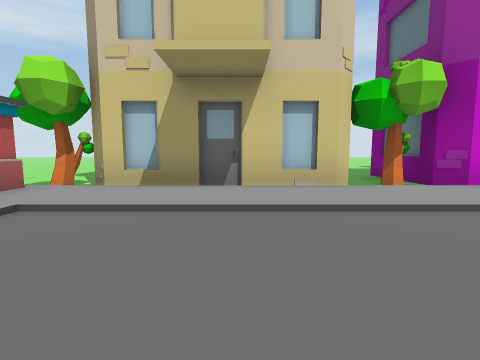
View 1 (above)

18 first-person views from a walk through a Unity game level. The camera is 1.2 m above the floor, tilts 6° down and sees 85° across. The floor is counted in squares, 2 m on a side. Each view is taken from the middle of a square. On the plan, view 1 faces up. The plan holds only what a view shows up to about 9 squares ahead; the rest is blank. The place goes on beyond the plan. The player is left out.

View 2
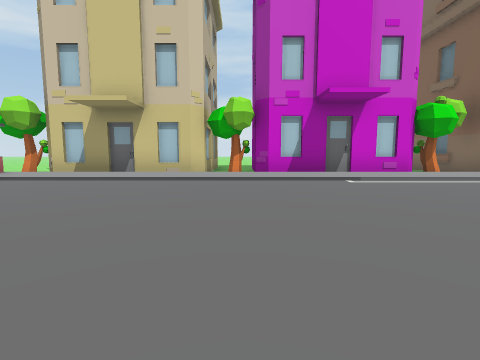

View 3
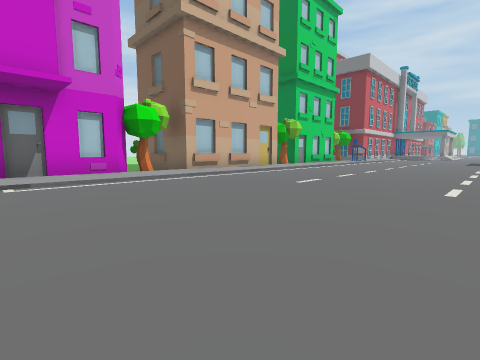

View 4
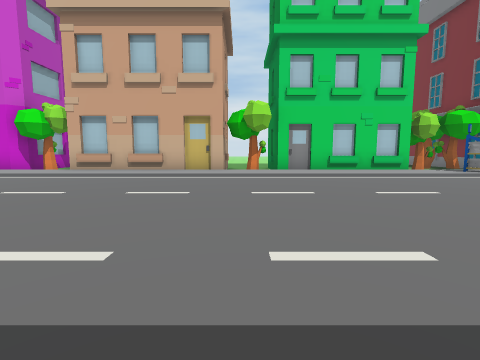

View 5
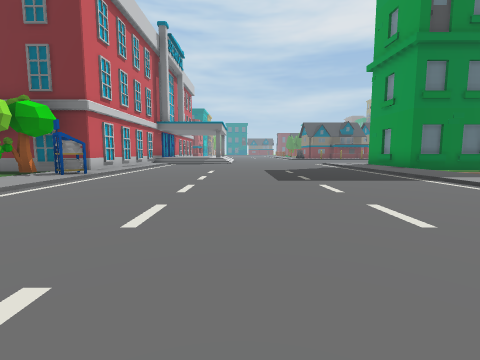

View 6
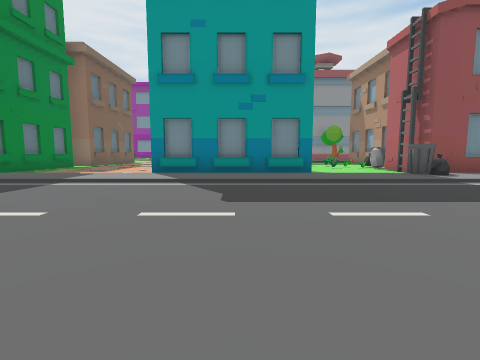

View 7
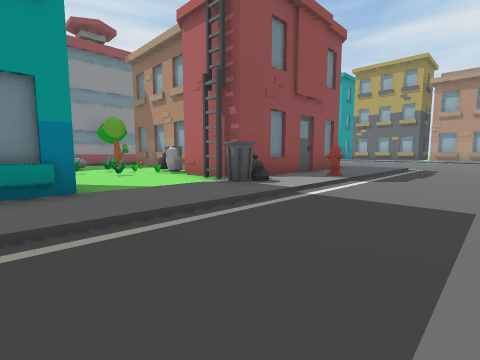

View 8
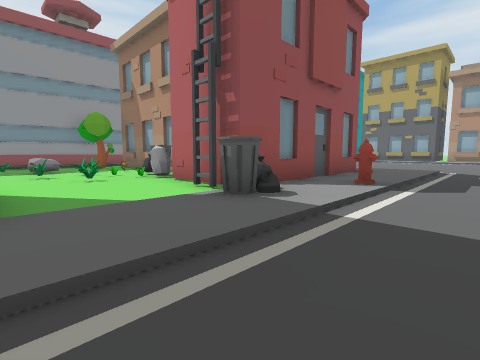

View 9
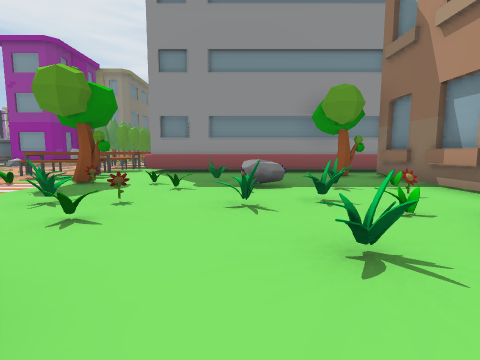

View 10
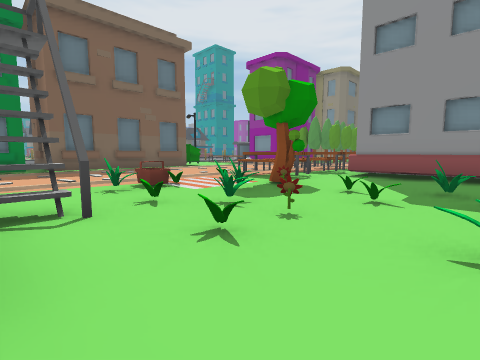

View 11
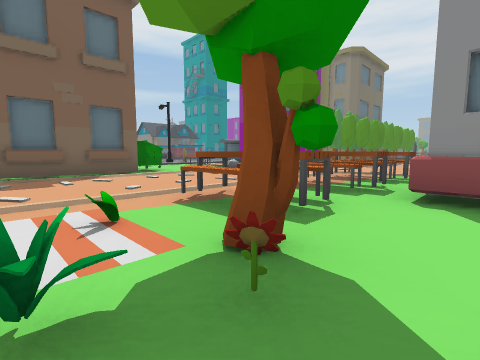

View 12
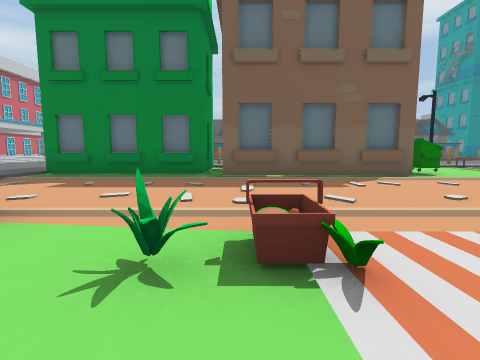

View 13
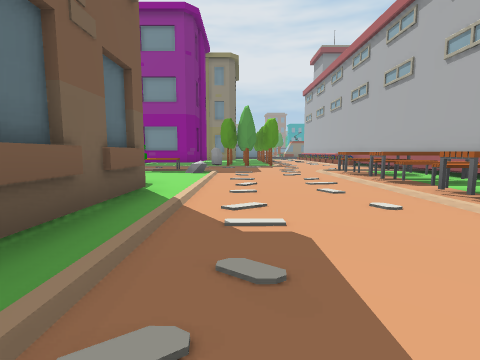

View 14
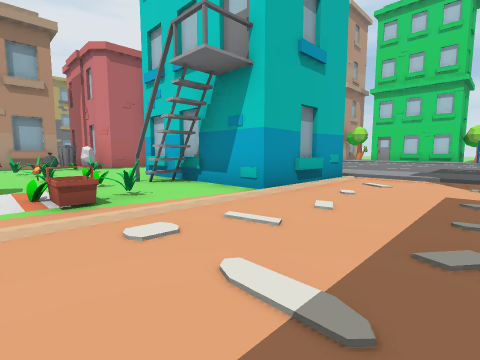

View 15
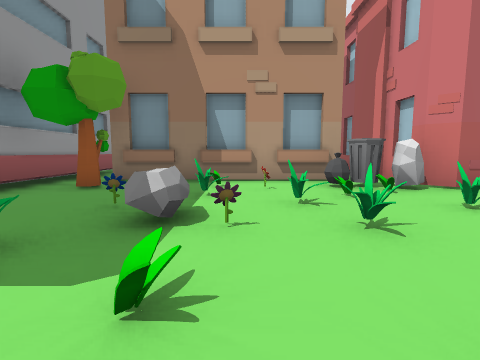

View 16
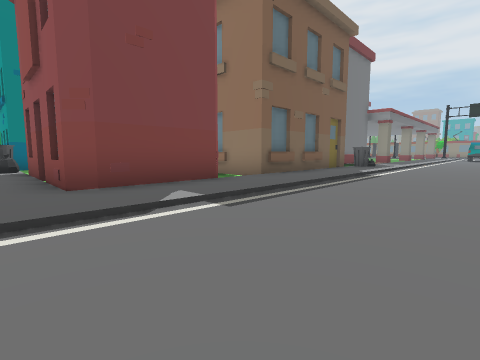

View 17
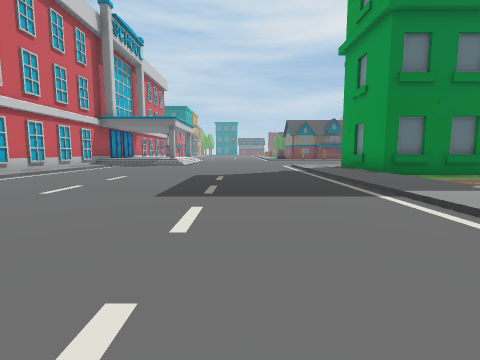

View 18
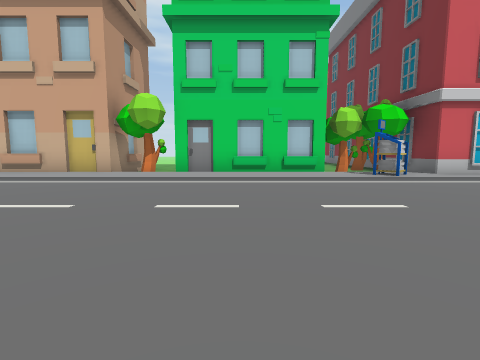

### Floor plan
Key: @ floor where view 1 was taken; # wall or solid block; . main floor; : floor 0.25 m higher than the main floor; - floor 0.25 m lower than the main floor; / step, stairs or slope; B building; T tree; I bin; H hydrant; R rock; F flower; U rug; E bench; A basket; O other object.
Columns run from 6 left of view 1 to 26 right of it. Each row starts with its distance up from view 1.
  8 --
  7 ---      -#
  6  ---    B-#   B B   # B     T#
  5    T#####T#####T## ## T####TT#
  4    /////////////B#B#B////////####
  3    :::::::::::::::::::::::::O::::
  2   B .............................
  1   B  ............................
  0   B   @..........................
 -1   B    ..........................
 -2         .........................
 -3          . ......................
 -4           .......................
 -5           .......................
 -6          ...::::H:I::::::::::::::
 -7          ...::####///#BB##////###
 -8          ...:##   B..    #....#
 -9          ...:##  ##..   ##....B
-10          ...::####R...BB#B....B
-11          ...:B###IOO.O.O......##
-12          ...:B  #.OOOFO.OA....##
-13          ...:B  #OFOFO.OO.....#
-14          ...:#  #..FROTUFO....B
-15          ...:B  #B..O...EE....#
-16           ..:   #T......EE....#B
-17           ..  ##########E.....I.
-18                        #EE.......
-19                        #EE.......
-20                        #OO...RO
-21                        # .....

Positions as (right, up) in squares from view 1, and headings:
1: (0, 0), facing up
2: (3, -3), facing up
3: (5, -3), facing up-right
4: (15, -4), facing up
5: (15, -1), facing right
6: (17, 0), facing down
7: (16, -3), facing down-left
8: (15, -4), facing down-left
9: (14, -9), facing down
10: (14, -10), facing down-right
11: (16, -13), facing down-right
12: (17, -12), facing right
13: (22, -12), facing down
14: (22, -13), facing up-left
15: (16, -13), facing left
16: (3, -6), facing down-right
17: (17, -3), facing right
18: (18, -3), facing up
